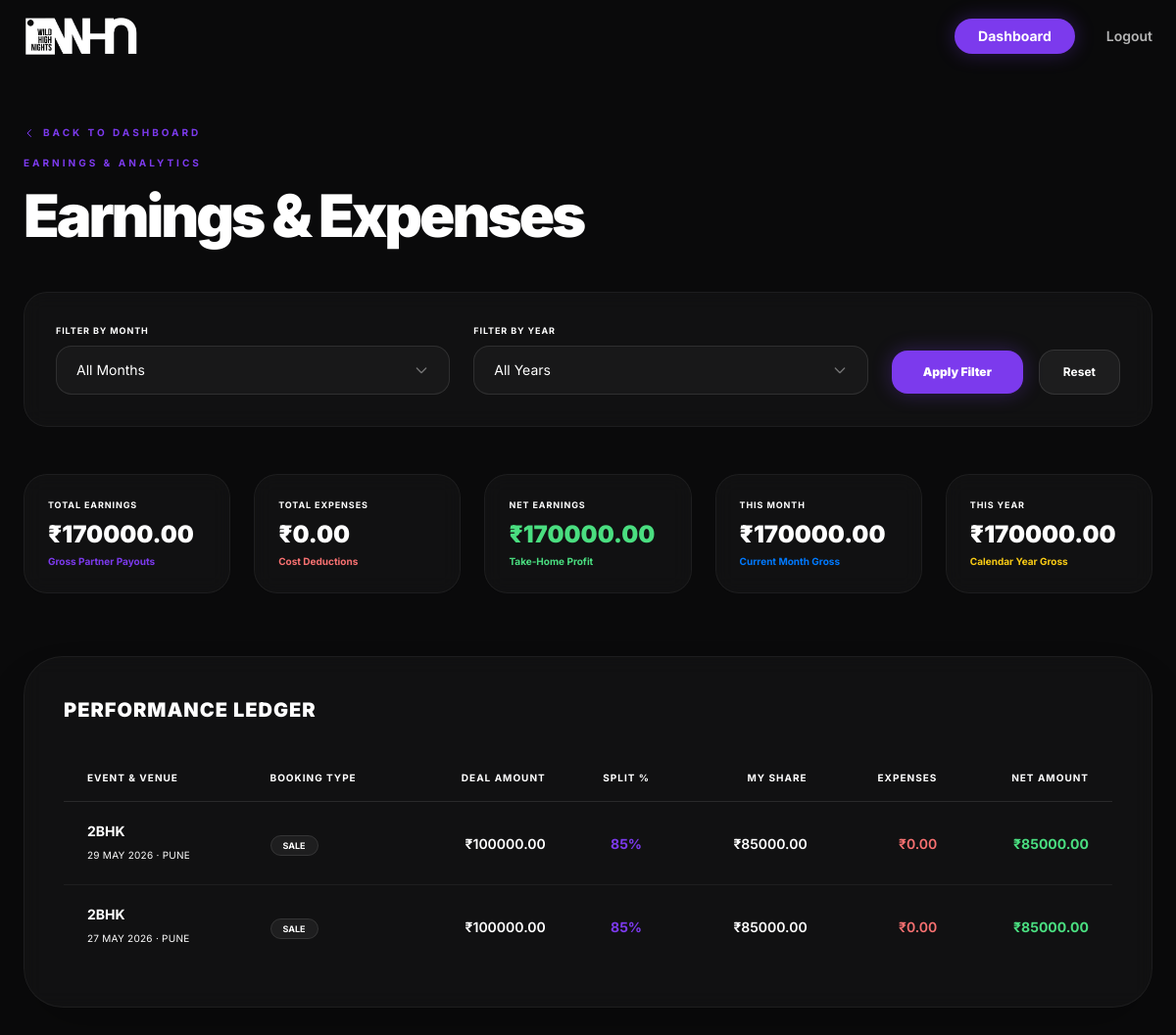
Screenshot of /artist/earnings/ (signed in) with the database file from the repository.
### bookings/models.py (models this page shows, shortened)
class Booking(models.Model):
    EVENT_TYPE_CHOICES = [
        ('Private', 'Private'),
        ('Campus', 'Campus'),
        ('Club', 'Club'),
    ]
    BOOKING_TYPE_CHOICES = [
        ('Sale', 'Sale'),
        ('Lead', 'Lead'),
    ]
    DEAL_TYPE_CHOICES = [
        ('++ Deal', '++ Deal'),
        ('All Inclusive Deal', 'All Inclusive Deal'),
        ('Landed Deal', 'Landed Deal'),
    ]
    STATUS_CHOICES = [
        ('Tentative', 'Tentative'),
        ('Confirmed', 'Confirmed'),
        ('Cancelled', 'Cancelled'),
    ]
    YES_NO_CHOICES = [
        ('Yes', 'Yes'),
        ('No', 'No'),
    ]
    artist = models.ForeignKey(Artist, on_delete=models.CASCADE, related_name='bookings')
    event_type = models.CharField(max_length=20, choices=EVENT_TYPE_CHOICES, default='Club')
    venue = models.CharField(max_length=200)
    location = models.CharField(max_length=255)
    date = models.DateField()
    time = models.TimeField(null=True, blank=True)
    duration = models.CharField(max_length=100, blank=True, null=True)
    booking_type = models.CharField(max_length=10, choices=BOOKING_TYPE_CHOICES, default='Sale')
    deal_type = models.CharField(max_length=30, choices=DEAL_TYPE_CHOICES, default='Landed Deal')
    deal_amount = models.DecimalField(max_digits=12, decimal_places=2, default=0.00)
    travel_pdf = models.FileField(upload_to="booking_docs/travel/", blank=True, null=True)
    accommodation_pdf = models.FileField(upload_to="booking_docs/accommodation/", blank=True, null=True)
    accommodation_details = models.TextField(blank=True, null=True)
    ground_transport = models.CharField(max_length=5, choices=YES_NO_CHOICES, default='No')
    transport_details = models.TextField(blank=True, null=True)
    sound_check = models.CharField(max_length=5, choices=YES_NO_CHOICES, default='No')
    artwork_attachment = models.FileField(upload_to="booking_docs/artwork/", blank=True, null=True)
    status = models.CharField(max_length=20, choices=STATUS_CHOICES, default='Tentative')
    notes = models.TextField(blank=True, null=True)

### bookings/views.py (the view, shortened to what this page needs)
    def _wrapped_view(request, *args, **kwargs):
        return view_func(request, *args, **kwargs)

### bookings/views.py (called while the page is built, shortened)
def artist_required(view_func):
    def _wrapped_view(request, *args, **kwargs):
        return view_func(request, *args, **kwargs)
    return _wrapped_view

### templates/bookings/artist_earnings.html (shortened to what this page needs)
{% extends 'base.html' %}
{% load static %}
{% block content %}
<div class="min-h-screen bg-whn-dark pt-32 pb-20 px-6">
    <div class="container mx-auto max-w-6xl">
        <div class="mb-12" data-aos="fade-down">
            <a href="{% url 'artist_dashboard' %}" class="text-whn-purple font-bold tracking-[0.3em] uppercase text-[10px] mb-4 flex items-center gap-2 hover:translate-x-[-4px] transition-transform w-fit">
                <svg xmlns="http://www.w3.org/2000/svg" class="h-3 w-3" fill="none" viewBox="0 0 24 24" stroke="currentColor">
                    <path stroke-linecap="round" stroke-linejoin="round" stroke-width="2" d="M15 19l-7-7 7-7" />
                </svg>
                Back to Dashboard
            </a>
            <span class="text-whn-purple font-bold tracking-[0.3em] uppercase text-[10px] mb-4 block">Earnings & Analytics</span>
            <h1 class="text-5xl md:text-6xl font-black text-white tracking-tighter">Earnings & Expenses</h1>
        </div>
        <div class="glass-card p-6 md:p-8 rounded-3xl border border-white/5 mb-12 relative z-50" data-aos="fade-up" data-aos-delay="50">
            <form id="filter-form" method="GET" class="flex flex-col md:flex-row md:items-end gap-6">
                <div class="flex-1">
                    <label class="text-[9px] font-bold text-whn-tertiary uppercase tracking-widest block mb-2">Filter by Month</label>
                    <div class="relative custom-dropdown">
                        <button type="button" class="w-full bg-white/[0.03] border border-white/10 rounded-2xl px-5 py-3.5 text-white text-sm flex items-center justify-between focus:outline-none focus:border-whn-purple/50 focus:ring-4 focus:ring-whn-purple/10 transition-all dropdown-trigger">
                            <span class="selected-label">All Months</span>
                            <svg class="h-4 w-4 text-white/40 transition-transform dropdown-arrow" fill="none" viewBox="0 0 24 24" stroke="currentColor">
                                <path stroke-linecap="round" stroke-linejoin="round" stroke-width="2" d="M19 9l-7 7-7-7" />
                            </svg>
                        </button>
                    </div>
                </div>
                <div class="flex-1">
                    <label class="text-[9px] font-bold text-whn-tertiary uppercase tracking-widest block mb-2">Filter by Year</label>
                    <div class="relative custom-dropdown">
                        <button type="button" class="w-full bg-white/[0.03] border border-white/10 rounded-2xl px-5 py-3.5 text-white text-sm flex items-center justify-between focus:outline-none focus:border-whn-purple/50 focus:ring-4 focus:ring-whn-purple/10 transition-all dropdown-trigger">
                            <span class="selected-label">All Years</span>
                            <svg class="h-4 w-4 text-white/40 transition-transform dropdown-arrow" fill="none" viewBox="0 0 24 24" stroke="currentColor">
                                <path stroke-linecap="round" stroke-linejoin="round" stroke-width="2" d="M19 9l-7 7-7-7" />
                            </svg>
                        </button>
                    </div>
                </div>
                <div class="flex items-center gap-4">
                    <button type="submit" class="px-8 py-3.5 rounded-2xl bg-whn-purple hover:bg-whn-purple/90 text-white text-xs font-black shadow-[0_0_20px_rgba(124,58,237,0.3)] transition-all hover:scale-105">Apply Filter</button>
                    <a href="{% url 'artist_earnings' %}" class="px-6 py-3.5 rounded-2xl bg-white/5 border border-white/10 text-white text-xs font-bold hover:bg-white/10 transition-all text-center">Reset</a>
                </div>
            </form>
        </div>
        <div class="grid grid-cols-1 md:grid-cols-3 lg:grid-cols-5 gap-6 mb-16">
            <div class="glass-card p-6 rounded-3xl border border-white/5 hover:border-whn-purple/20 transition-all duration-300" data-aos="fade-up" data-aos-delay="100">
                <span class="text-[9px] font-bold text-whn-tertiary uppercase tracking-widest block mb-2">Total Earnings</span>
                <div class="text-2xl font-black text-white mb-1">₹{{ total_earnings|floatformat:2 }}</div>
                <p class="text-whn-purple text-[10px] font-bold">Gross Partner Payouts</p>
            </div>
            <div class="glass-card p-6 rounded-3xl border border-white/5 hover:border-red-500/20 transition-all duration-300" data-aos="fade-up" data-aos-delay="200">
                <span class="text-[9px] font-bold text-whn-tertiary uppercase tracking-widest block mb-2">Total Expenses</span>
                <div class="text-2xl font-black text-white mb-1">₹{{ total_expenses|floatformat:2 }}</div>
                <p class="text-red-400 text-[10px] font-bold">Cost Deductions</p>
            </div>
            <div class="glass-card p-6 rounded-3xl border border-white/5 hover:border-green-500/20 transition-all duration-300" data-aos="fade-up" data-aos-delay="300">
                <span class="text-[9px] font-bold text-whn-tertiary uppercase tracking-widest block mb-2">Net Earnings</span>
                <div class="text-2xl font-black text-green-400 mb-1">₹{{ net_earnings|floatformat:2 }}</div>
                <p class="text-green-400 text-[10px] font-bold">Take-Home Profit</p>
            </div>
            <div class="glass-card p-6 rounded-3xl border border-white/5 hover:border-whn-blue/20 transition-all duration-300" data-aos="fade-up" data-aos-delay="400">
                <span class="text-[9px] font-bold text-whn-tertiary uppercase tracking-widest block mb-2">This Month</span>
                <div class="text-2xl font-black text-white mb-1">₹{{ monthly_earnings|floatformat:2 }}</div>
                <p class="text-whn-blue text-[10px] font-bold">Current Month Gross</p>
            </div>
            <div class="glass-card p-6 rounded-3xl border border-white/5 hover:border-yellow-500/20 transition-all duration-300" data-aos="fade-up" data-aos-delay="500">
                <span class="text-[9px] font-bold text-whn-tertiary uppercase tracking-widest block mb-2">This Year</span>
                <div class="text-2xl font-black text-white mb-1">₹{{ yearly_earnings|floatformat:2 }}</div>
                <p class="text-yellow-400 text-[10px] font-bold">Calendar Year Gross</p>
            </div>
        </div>
        <div class="glass-card rounded-[2.5rem] border border-white/5 p-8 md:p-10 shadow-2xl relative overflow-hidden" data-aos="fade-up">
            <h2 class="text-xl font-black text-white uppercase tracking-wider mb-8">Performance Ledger</h2>
            <div class="overflow-x-auto">
                <table class="w-full text-left border-collapse">
                    <thead>
                        <tr class="border-b border-white/10">
                            <th class="py-4 px-6 text-[10px] font-bold text-whn-tertiary uppercase tracking-widest">Event & Venue</th>
                            <th class="py-4 px-6 text-[10px] font-bold text-whn-tertiary uppercase tracking-widest">Booking Type</th>
                            <th class="py-4 px-6 text-[10px] font-bold text-whn-tertiary uppercase tracking-widest text-right">Deal Amount</th>
                            <th class="py-4 px-6 text-[10px] font-bold text-whn-tertiary uppercase tracking-widest text-center">Split %</th>
                            <th class="py-4 px-6 text-[10px] font-bold text-whn-tertiary uppercase tracking-widest text-right">My Share</th>
                            <th class="py-4 px-6 text-[10px] font-bold text-whn-tertiary uppercase tracking-widest text-right">Expenses</th>
                            <th class="py-4 px-6 text-[10px] font-bold text-whn-tertiary uppercase tracking-widest text-right">Net Amount</th>
                        </tr>
                    </thead>
                    <tbody class="divide-y divide-white/5">
                        {% for ledger in events_ledger %}
                        <tr class="hover:bg-white/[0.02] transition-colors duration-200">
                            <td class="py-5 px-6">
                                <span class="text-white font-bold text-sm block">{{ ledger.booking.venue }}</span>
                                <span class="text-[10px] text-whn-tertiary tracking-wide uppercase">{{ ledger.booking.date|date:"d M Y" }} · {{ ledger.booking.location }}</span>
                            </td>
                            <td class="py-5 px-6">
                                <span class="px-3 py-1 rounded-full text-[9px] font-bold bg-white/5 border border-white/10 text-white uppercase">{{ ledger.booking.booking_type }}</span>
                            </td>
                            <td class="py-5 px-6 text-right">
                                <span class="text-white font-semibold text-sm">₹{{ ledger.booking.deal_amount }}</span>
                            </td>
                            <td class="py-5 px-6 text-center">
                                <span class="text-whn-purple font-bold text-sm">{{ ledger.pct_str }}</span>
                            </td>
                            <td class="py-5 px-6 text-right">
                                <span class="text-white font-semibold text-sm">₹{{ ledger.earning|floatformat:2 }}</span>
                            </td>
                            <td class="py-5 px-6 text-right">
                                <span class="text-red-400 font-semibold text-sm">₹{{ ledger.expenses|floatformat:2 }}</span>
                            </td>
                            <td class="py-5 px-6 text-right">
                                <span class="text-green-400 font-bold text-sm">₹{{ ledger.net|floatformat:2 }}</span>
                            </td>
                        </tr>
                        {% empty %}
                        <tr>
                            <td colspan="7" class="py-16 text-center text-whn-tertiary italic text-sm">
                                No payout records or transactions logged so far.
                            </td>
                        </tr>
                        {% endfor %}
                    </tbody>
                </table>
            </div>
        </div>
    </div>
</div>
{% endblock %}

### static/css/homepage.css (style rules this page uses)
.glass-card { background: rgba(255, 255, 255, 0.03); backdrop-filter: blur(10px); -webkit-backdrop-filter: blur(10px); border: 1px solid rgba(255, 255, 255, 0.05); transition: all 0.3s ease; }

### rows the page displays
Booking: booking.venue "2BHK", booking "29 MAY 2026", booking.location "PUNE", booking.booking_type "SALE", booking.deal_amount "100000.00", pct_str "85%", earning "85000.00", expenses "0.00", net "85000.00"
Booking: booking.venue "2BHK", booking "27 MAY 2026", booking.location "PUNE", booking.booking_type "SALE", booking.deal_amount "100000.00", pct_str "85%", earning "85000.00", expenses "0.00", net "85000.00"

### other values shown
{{ total_earnings|floatformat:2 }} "170000.00"
{{ total_expenses|floatformat:2 }} "0.00"
{{ net_earnings|floatformat:2 }} "170000.00"
{{ monthly_earnings|floatformat:2 }} "170000.00"
{{ yearly_earnings|floatformat:2 }} "170000.00"
